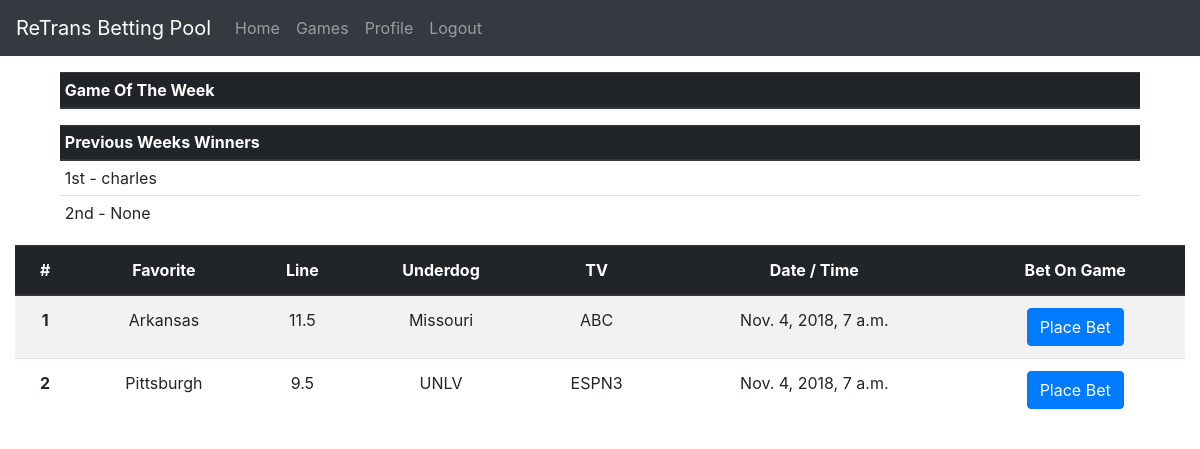
The page / (signed in) on the database its author committed.
### pool/models.py (models this page shows, shortened)
class Game(models.Model):
    favorite = models.ForeignKey(Team, on_delete=models.CASCADE, related_name='favorite')
    underdog = models.ForeignKey(Team, on_delete=models.CASCADE, related_name='underdog')
    home = models.ForeignKey(Team, on_delete=models.CASCADE, related_name='home')
    tv = models.CharField(max_length=12)
    date_time = models.DateTimeField()
    spread = models.FloatField()
    is_game_of_week = models.BooleanField(default=False)
    underdog_score = models.IntegerField(null=True, blank=True)
    favorite_score = models.IntegerField(null=True, blank=True)
    is_tie_breaker = models.BooleanField(default=False)

class Team(models.Model):
    name = models.CharField(max_length=64)
    class Meta:
        ordering = ["name"]

### pool/views.py (the view, shortened to what this page needs)
# urls.py: 2. Add a URL to urlpatterns:  path('', views.home, name='home')
@login_required
def home(request):
    dt = timezone.now()
    try:
        games = Game.objects.filter(date_time__range=(
            mondayOfSameWeek(lastWeek(dt)),
            sundayOfSameWeek(lastWeek(dt))
        ))
    except ObjectDoesNotExist:
        games = []
    try:
        bets = Bet.objects.filter(game__in=games)
    except ObjectDoesNotExist:
        bets = []
    points = {}
    for bet in bets:
        try:
            value = points[bet.user]
        except KeyError:
            value = 0
        if bet.game.underdog_score != None and bet.game.favorite_score != None:
            if bet.team == bet.game.underdog:
                if bet.game.favorite_score < (bet.game.underdog_score + bet.game.spread):
                    won = True
                else:
                    won = False
            else:
                if bet.game.underdog_score < (bet.game.favorite_score - bet.game.spread):
                    won = True
                else:
                    won = False
            if won:
                value = value + 1
                if bet.game.is_game_of_week:
                    value = value + 2
        points[bet.user] = value
    first  = None
    second = None
    for user in points:
        if  first == None:
            if points[user] > 0:
                first  =  user
        else:
            if points[user] >= points[first]:
                second = first
                first  =  user
            else:
                if  second == None:
                    if points[user] > 0:
                        second = user
                else:
                    if points[user] >= points[second]:
                        second = user
    try:
        season     = Season.objects.get(start__lte=dt, end__gte=dt)
    except ObjectDoesNotExist:
        try:
            season = Season.objects.filter(end__lte=dt).order_by('end').last()
        except ObjectDoesNotExist:
            season = None
    if season != None:
        end = endOfSeasonalWeek(lastWeek(dt), season)
        if  end == None:
            end = datetime(season.end.year, season.end.month, season.end.day, tzinfo=dt.tzinfo)
    try:
        if season == None:
            raise ObjectDoesNotExist()
        games = Game.objects.filter(date_time__range=(
            datetime(season.start.year, season.start.month, season.start.day, tzinfo=dt.tzinfo), end
        ))
    except ObjectDoesNotExist:
        games = []
    try:
        bets = Bet.objects.filter(game__in=games)
    except ObjectDoesNotExist:
        bets = []
    points = {}
    for bet in bets:
        try:
            value = points[bet.user]
        except KeyError:
            value = 0
        if bet.game.underdog_score != None and bet.game.favorite_score != None:
            if bet.team == bet.game.underdog:
                if bet.game.favorite_score < (bet.game.underdog_score + bet.game.spread):
                    won = True
                else:
                    won = False
            else:
                if bet.game.underdog_score < (bet.game.favorite_score - bet.game.spread):
                    won = True
                else:
                    won = False
            if won:
                value = value + 1
                if bet.is_high_risk:
                    value = value + 5
                if bet.game.is_game_of_week:
                    value = value + 2
            else:
                if bet.is_high_risk:
                    value = value - 5
        points[bet.user] = value
    try:
        if season == None:
            raise ObjectDoesNotExist()
        games = games.filter(date_time__range=(startOfSeasonalWeek(lastWeek(dt), season), end))
    except ObjectDoesNotExist:
        games = []
    try:
        bets = Bet.objects.filter(game__in=games)
    except ObjectDoesNotExist:
        bets = []
    change = {}
    if season != None:
        try:
            value = points[request.user]
        except KeyError:
            points[request.user]     = 0
            if len(change)          != 0:
                change[request.user] = 0
    print("From WC Points:")
    for user in points:
        print(str(user) + ": " + str(points[user]))
    print("From WC Change:")
    for user in change:
        print(str(user) + ": " + str(change[user]))
    last_week = seasonalWeek(lastWeek(dt), season)
    this_week = seasonalWeek(         dt , season)
    print(str(last_week))
    print(str(this_week))
    return render(
        request, 'home.html',
        {
            'title': ("Winston Cup Week " + str(this_week)) if this_week != None else "Out of season",
            'games': Game.objects.filter(date_time__range=(lastWeek(dt), nextWeek(dt))).order_by('date_time'),
            'table_headers': ['Favorite', 'Line', 'Underdog', 'TV', 'Date / Time'],
            'first': first, 'second': second,
            'week_header': "Week " + str(last_week) if last_week != None else ""
        }
    )

### pool/views.py (called while the page is built)
def endOfSeasonalWeek(dt, season):
    if  season == None:
        try:
            season = Season.objects.get(start__lte=dt, end__gte=dt)
        except ObjectDoesNotExist:
            return None
    if dt.date() > season.end:
        return None
    i = startOfSeasonalWeek(dt, season) + timedelta(days=6)
    if  i.date() > season.end:
        i = datetime(season.end.year, season.end.month, season.end.day,              tzinfo=i.tzinfo)
    return  datetime(         i.year,          i.month,          i.day, 23, 59, 59, 999999, i.tzinfo)

def lastWeek(dt):
    return stripTime(dt) - timedelta(days=7)

def mondayOfSameWeek(dt):
    i =    stripTime(dt)
    j =      i.weekday()
    return i - timedelta(days=j)

def nextWeek(dt):
    return stripTime(dt) + timedelta(days=7)

def stripTime(dt):
    return datetime(dt.year, dt.month, dt.day, tzinfo=dt.tzinfo)

def seasonalWeek(dt, season):
    if  season == None:
        try:
            season = Season.objects.get(start__lte=dt, end__gte=dt)
        except ObjectDoesNotExist:
            return None
    if dt.date() > season.end:
        return None
    i = startOfSeasonalWeek(dt, season)
    j = 1
    while i.date() > season.start:
        i = i - timedelta(days=7)
        j = j + 1
    return j

def startOfSeasonalWeek(dt, season):
    if  season == None:
        try:
            season = Season.objects.get(start__lte=dt, end__gte=dt)
        except ObjectDoesNotExist:
            return None
    if dt.date() > season.end:
        return None
    i = stripTime(dt)
    if i.weekday() >= season.start.weekday():
        i = i - timedelta(days=(i.weekday()-season.start.weekday()))
    else:
        i = i - timedelta(days=i.weekday())
        i = i - timedelta(days=7)
        i = i + timedelta(days=season.start.weekday())
    if  i.date() < season.start:
        i = datetime(season.start.year, season.start.month, season.start.day, tzinfo=i.tzinfo)
    return i

def sundayOfSameWeek(dt):
    i =    stripTime(dt)
    j =  6 - i.weekday()
    k =  i + timedelta(days=j)
    return datetime(k.year, k.month, k.day, 23, 59, 59, 999999, k.tzinfo)

### pool/templates/home.html (shortened to what this page needs)
{% extends 'base.html' %}
{% block content %}
    <div class="container pt-3 panel">
        <div class="container-fluid">
            <div class="">
            <table class="table table-sm">
            <thead class="thead-dark">
                <tr>
                    <th scope="col">Game Of The Week</th>
                </tr>
            </thead>
            </table>
            </div>
            <div class="">
            <table class="table table-sm">
                <thead class="thead-dark">
                    <tr>
                        <th scope="col">Previous Weeks Winners</th>
                    </tr>
                </thead>
                <tbody>
                    <tr>
                        <td>1st - {{ first }}</td>
                    </tr>
                    <tr>
                        <td>2nd - {{ second }}</td>
                    </tr>
                </tbody>
            </table>
            </div>
        </div>
    </div>
    <div class="container-fluid text-center">
        <div >
            <table class="table table-striped">
            <thead class="thead-dark">
                <tr>
                    <th scope="col">#</th>
                    {% for header in table_headers %}
                        <th scope="col">{{ header }}</th>
                    {% endfor %}
                    <th scope="col">Bet On Game</th>
                </tr>
                </thead>
                <tbody>
                    {% for game in games %}
                        <tr>
                            <th scope="row">{{ forloop.counter }}</th>
                            <td>{{ game.favorite.name }}</td>
                            <td>{{ game.spread }}</td>
                            <td>{{ game.underdog.name }}</td>
                            <td>{{ game.tv }}</td>
                            <td>{{ game.date_time }}</td>
                            <td>
                                <button type="button" class="btn btn-primary" data-toggle="button" aria-pressed="false">
                                  Place Bet
                                </button>
                            </td>
                        </tr>
                    {% endfor %}
                </tbody>
            </table>
        </div>
    </div>
{% endblock %}

### rows shown on the page
Game: favorite.name "Arkansas", spread "11.5", underdog.name "Missouri", tv "ABC", date_time "Nov. 4, 2018, 7 a.m."
Game: favorite.name "Pittsburgh", spread "9.5", underdog.name "UNLV", tv "ESPN3", date_time "Nov. 4, 2018, 7 a.m."

### other values the page prints
{{ first }} "charles"
{{ second }} "None"
{{ header }} "Favorite" "Line" "Underdog" "TV" "Date / Time"
